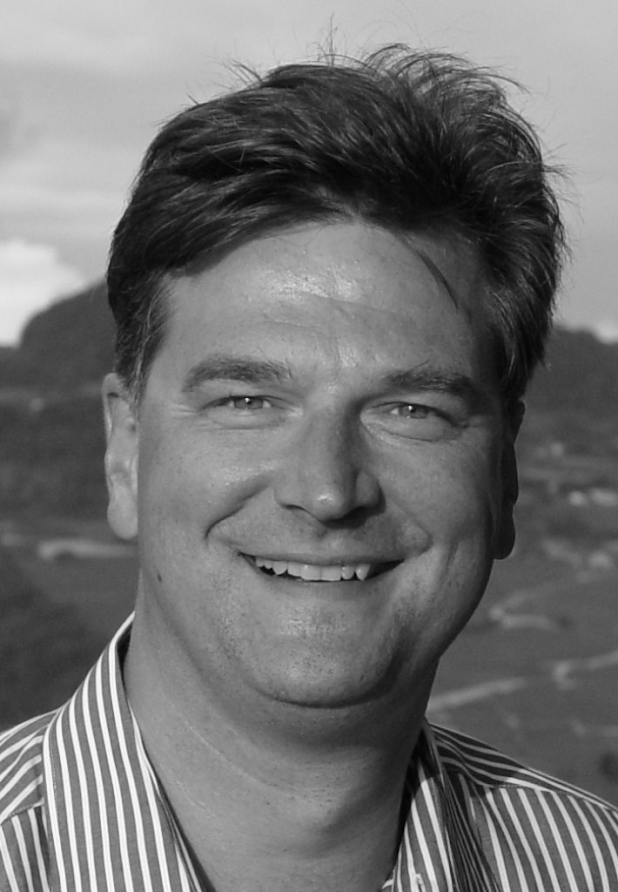
%> input picture portrait_male.png, 618 x 892 px
$ octave Problem9_3.m   (GNU Octave 9; MATLAB toolbox functions it lacks are replaced by stand-ins)
%> lines starting %> are read from the running program, lines starting %| are printed output that depends on the picture
% Problem 9_3 Zero-crossing by Laplacian of Gaussian (LoG)

clear, clc, close all;

pkg load image  % Load the image package

Img = imread('portrait_male.png');
%> Img is the input picture: size 892x618 uint8; min 0, max 255, mean 112.6

% Loop over different standard deviations of Gaussian
% Use no threshold on edge response
thresh = 0;
sigmaArray = [sqrt(2) sqrt(8) sqrt(32) sqrt(128)];

for i = 1:length(sigmaArray)
    % Create Gaussian filter kernel
    kernelSize = ceil(sigmaArray(i) * 3) * 2 + 1;
    gaussianKernel = fspecial('gaussian', kernelSize, sigmaArray(i));

    % Apply Gaussian filter to the image
    blurredImg = imfilter(Img, gaussianKernel, 'symmetric');

    % Detect edges using the Canny method
    edgeImg = edge(blurredImg, 'canny', thresh);

    % Display the original image and the detected edges
    subplot(2, length(sigmaArray), i);
    imshow(Img);
    title('Original Image');

    subplot(2, length(sigmaArray), i + length(sigmaArray));
    imshow(edgeImg);
    title(['Sigma = ', num2str(sigmaArray(i))]);
end
%> this loop made 4 passes
%> pass 1, `edgeImg = edge(blurredImg, 'canny', thresh);`:
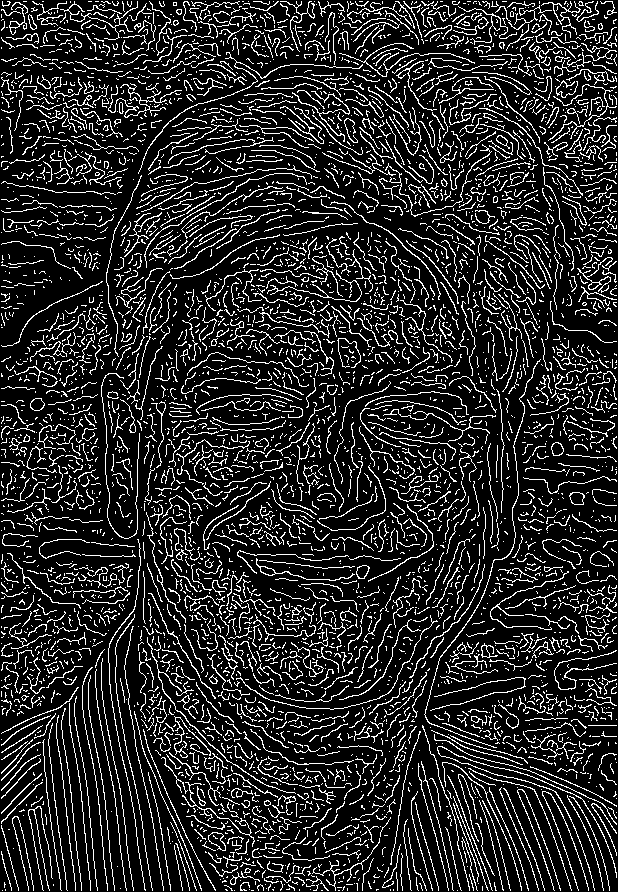
%> edgeImg: size 892x618 logical; 15.6% white in thin lines or dots
%> pass 2, `blurredImg = imfilter(Img, gaussianKernel, 'symmetric');`:
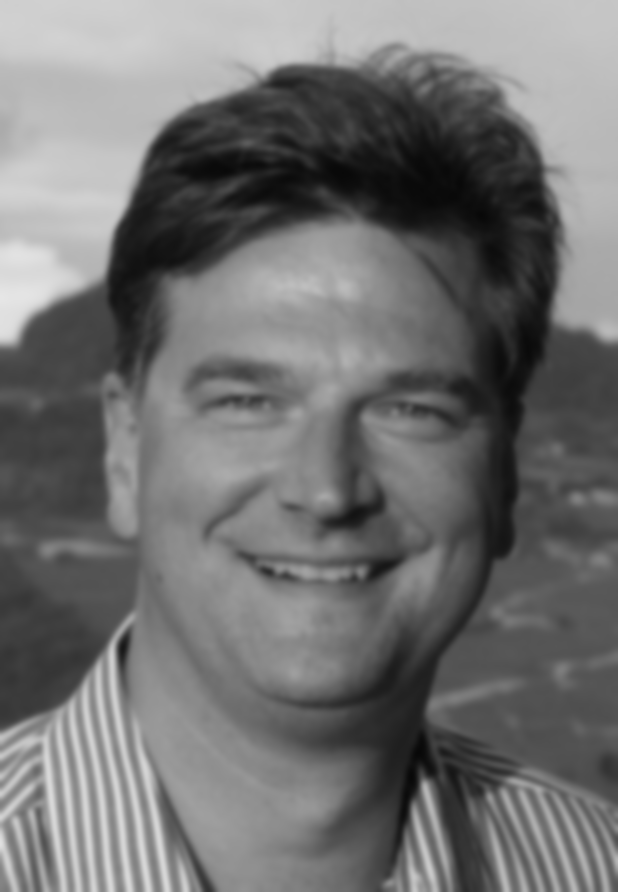
%> blurredImg: size 892x618 uint8; min 8, max 230, mean 112.6
%> pass 2, `edgeImg = edge(blurredImg, 'canny', thresh);`:
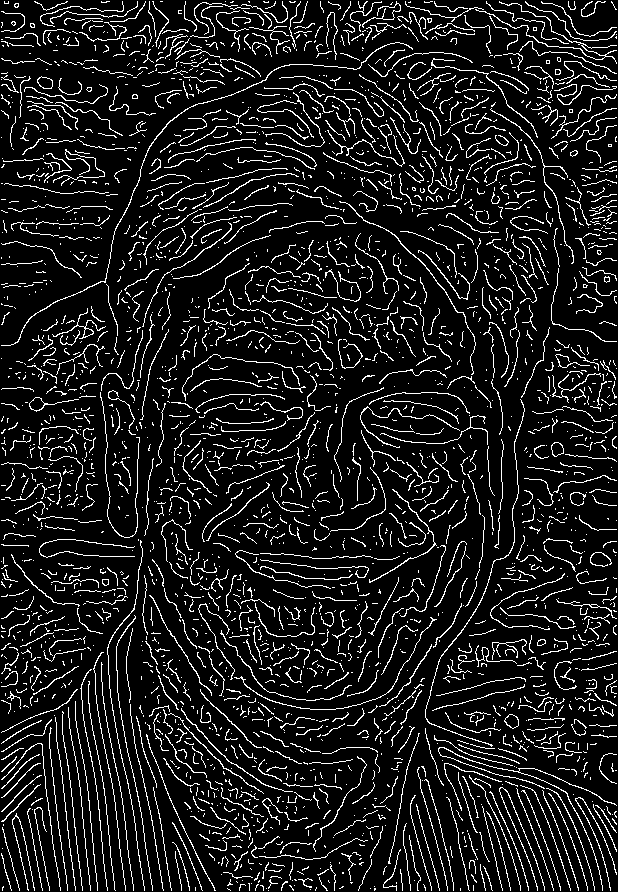
%> edgeImg: size 892x618 logical; 10.6% white in thin lines or dots
%> after the loop:
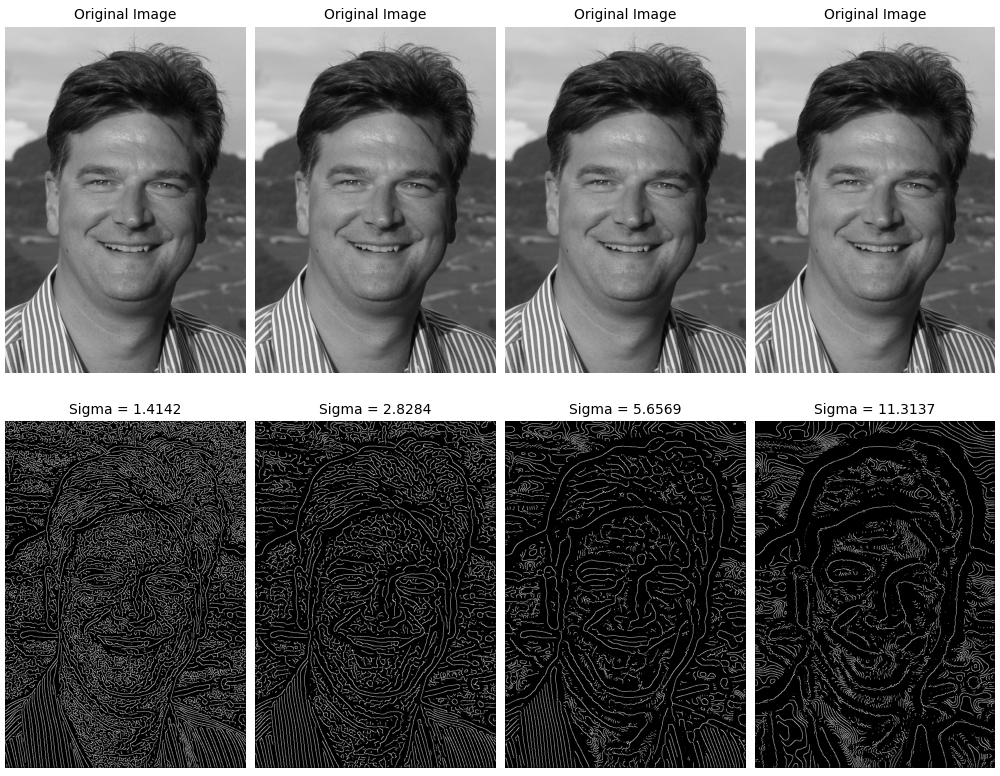
%> figure redrawn from the program's plot data, 8 panels
